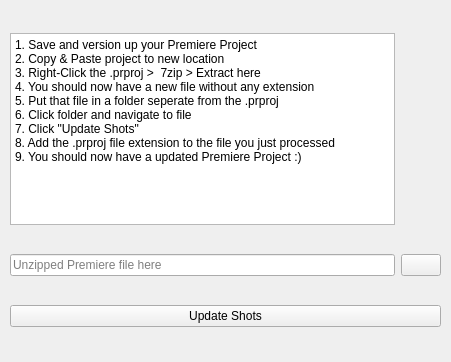
<?xml version="1.0" encoding="UTF-8"?>
<ui version="4.0">
 <class>MainWindow</class>
 <widget class="QMainWindow" name="MainWindow">
  <property name="geometry">
   <rect>
    <x>0</x>
    <y>0</y>
    <width>451</width>
    <height>362</height>
   </rect>
  </property>
  <property name="sizePolicy">
   <sizepolicy hsizetype="Fixed" vsizetype="Fixed">
    <horstretch>0</horstretch>
    <verstretch>0</verstretch>
   </sizepolicy>
  </property>
  <property name="minimumSize">
   <size>
    <width>450</width>
    <height>360</height>
   </size>
  </property>
  <property name="windowTitle">
   <string>MainWindow</string>
  </property>
  <widget class="QWidget" name="centralwidget">
   <property name="sizePolicy">
    <sizepolicy hsizetype="Fixed" vsizetype="Fixed">
     <horstretch>0</horstretch>
     <verstretch>0</verstretch>
    </sizepolicy>
   </property>
   <property name="minimumSize">
    <size>
     <width>450</width>
     <height>360</height>
    </size>
   </property>
   <widget class="QWidget" name="gridLayoutWidget">
    <property name="geometry">
     <rect>
      <x>10</x>
      <y>10</y>
      <width>431</width>
      <height>341</height>
     </rect>
    </property>
    <layout class="QGridLayout" name="gridLayout">
     <property name="horizontalSpacing">
      <number>6</number>
     </property>
     <item row="1" column="0">
      <widget class="QLineEdit" name="fileLocation">
       <property name="enabled">
        <bool>true</bool>
       </property>
       <property name="sizePolicy">
        <sizepolicy hsizetype="Minimum" vsizetype="Fixed">
         <horstretch>0</horstretch>
         <verstretch>0</verstretch>
        </sizepolicy>
       </property>
       <property name="minimumSize">
        <size>
         <width>200</width>
         <height>0</height>
        </size>
       </property>
       <property name="readOnly">
        <bool>false</bool>
       </property>
       <property name="placeholderText">
        <string>Unzipped Premiere file here</string>
       </property>
      </widget>
     </item>
     <item row="1" column="1">
      <widget class="QPushButton" name="fileBrowse">
       <property name="sizePolicy">
        <sizepolicy hsizetype="Fixed" vsizetype="Fixed">
         <horstretch>0</horstretch>
         <verstretch>0</verstretch>
        </sizepolicy>
       </property>
       <property name="text">
        <string/>
       </property>
       <property name="icon">
        <iconset>
         <normaloff>../../Folder-icon.png</normaloff>../../Folder-icon.png</iconset>
       </property>
      </widget>
     </item>
     <item row="2" column="0" colspan="2">
      <widget class="QPushButton" name="updateProjectBtn">
       <property name="text">
        <string>Update Shots</string>
       </property>
      </widget>
     </item>
     <item row="0" column="0">
      <widget class="QPlainTextEdit" name="instructionText">
       <property name="enabled">
        <bool>true</bool>
       </property>
       <property name="sizePolicy">
        <sizepolicy hsizetype="Expanding" vsizetype="Fixed">
         <horstretch>0</horstretch>
         <verstretch>0</verstretch>
        </sizepolicy>
       </property>
       <property name="autoFillBackground">
        <bool>false</bool>
       </property>
       <property name="plainText">
        <string>1. Save and version up your Premiere Project
2. Copy &amp; Paste project to new location
3. Right-Click the .prproj &gt;  7zip &gt; Extract here
4. You should now have a new file without any extension
5. Put that file in a folder seperate from the .prproj
6. Click folder and navigate to file
7. Click &quot;Update Shots&quot;
8. Add the .prproj file extension to the file you just processed
9. You should now have a updated Premiere Project :)</string>
       </property>
      </widget>
     </item>
    </layout>
   </widget>
  </widget>
 </widget>
 <resources/>
 <connections/>
</ui>
